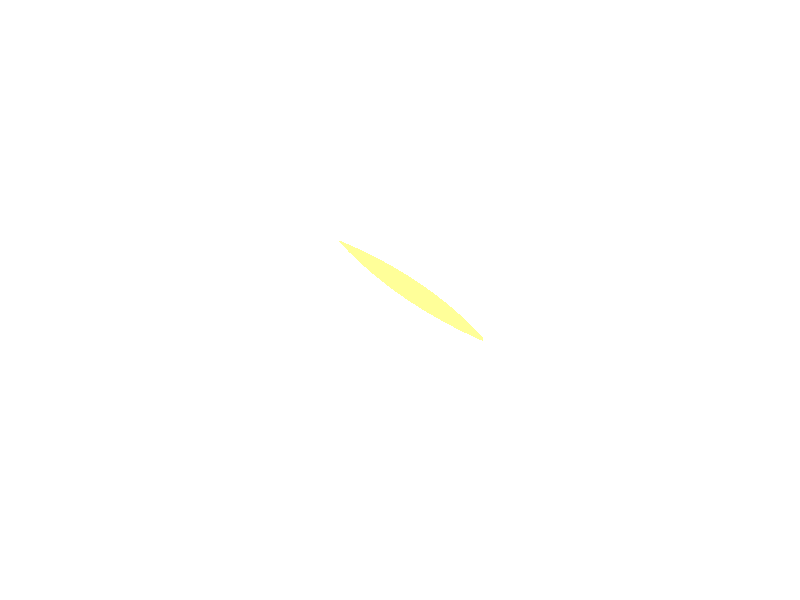

Write R code to recreate this figure. (Note: this script raises an error after producing the figure.)
#require(ggplot2)
require(shape)
pdf(file = "property/property_psp_offer_no_uB.pdf", width = 9, height = 7)

#Set parameters for graphics
pointsize <- 1.8
axislabelsize <- 1.8
labelsize <- 1.5
namesize <- 1.8
annotatesize <- 1.5
graphlinewidth <- 2
segmentlinewidth <- 1.5

COL <- c("#7fc97f", "#beaed4", "#fdc086", "#ffff99", "#386cb0", "#f0027f", "#bf5b17", "#666666")
COLA <- c("#99d8c9","#66c2a4","#41ae76", "#238b45", "#005824")
COLB <- c("#4eb3d3", "#2b8cbe", "#0868ac","#084081")


indiffcurveA1 <- function(x, U = 4, A = 1, a = 0.5) {
  ((((U-2)/A)*(1/x)^a)^(1/(1-a)))
}

indiffcurveA2 <- function(x, U = 4, A = 1, a = 0.5) {
  (((U/A)*(1/x)^a)^(1/(1-a)))
}

indiffcurveA3 <- function(x, U = 6.196918, A = 1, a = 0.5) {
  (((U/A)*(1/x)^a)^(1/(1-a)))
}

indiffcurveA4 <- function(x, U = 6.984164, A = 1, a = 0.5) {
  ((((U)/A)*(1/x)^a)^(1/(1-a)))
}

paretoEC <- function(x) {
  (3/2)*x
}

MonopolyPrice <- function(x) {
  21.82142 - 2.477677*x 
}

OfferCurveA <- function(x) {
  x/(x  - 4)
}

mrsplot <- function(x) {
  (13/2)*(x/(9-x)^2)
}

OfferCurveB <- function(x) {
  15 - (13/2)*(10 - x)/(9 - x)
}

uB <- function(xA, yA, alpha = 1/2){
  ((10-xA)^alpha)*((15-yA)^(1 - alpha))
}


#Deriving the offer curves: let py = 1
#wA = 8px + 2py = 8px + 2; Demand: x = w/2px => x = 4 + 1/px => px = 1/(x - 4)
#Offer curve is y = px*x => (1/(x-4))*x = x/(x-4) defined for x neq 4
#wA = 2px + 13py = 2px + 13; Demand: x = w/2px => x = 1 + 13/2px => px = 13/2(x - 1)
#B's Offer curve is y = px*x => (13/2)(1/(x-1))*x = (13/2)(x/(x-1)
#Therefore in terms of yA and xA:
#15 - y = (13/2)*(10 - x)/(10 - x - 1)
#Therefore y = 15 - (13/2)*(10-x)/(9 - x) defined for x neq 9
#The tangency of the indifference curve and the offer curve gives mrsplot
#Where mrsplot equals that offer curve, we get x = (3/17)*(51 - sqrt(221)) = 6.376576; 
#So y = 6.022321; therefore u = (6.376576^0.5)*(6.022321^0.5)

indiffcurveBneg1 <- function(x, U = 5.09, A = 1, a = 0.5) {
  15 - (((U/A)*(1/(10 - x))^a)^(1/(1-a)))
}

indiffcurveBneg2 <- function(x, U = 5.703502, A = 1, a = 0.5) {
  15 - (((U/A)*(1/(10 - x))^a)^(1/(1-a)))
}

par(mar =  c(4, 4, 4, 4))
xlims <- c(0, 10)
ylims <- c(0, 15)
xlims2 <- c(10, 0)
ylims2 <- c(15, 0)

plot(0, 0, xlim = xlims, ylim = ylims, type = "n",
     xlab = "",
     ylab = "", 
     xaxt = "n", 
     yaxt = "n", 
     cex.lab = axislabelsize, 
     bty = "n",
     xaxs="i", 
     yaxs="i")


npts <- 500 
npts2 <- 501

#Specify the sequences of points for graphing. 
xx1 <- seq(xlims[1], xlims[2], length.out = npts)
yy1 <- indiffcurveA2(xx1, U = 4, A = 1, a = 0.5)
yy2 <- indiffcurveA2(xx1)

#Polygon Attempt
#polygon(x = c(1.34, 6, 8, 10 - 6.73), y = c(12, 9, 2, 15 - 10.1), col="powderblue", density=NULL, border = NA)

#I need something like xx1 with npts for 
xpoly1 <- seq(from = 4.05, to = 6.3, length.out = 500)
ypoly1 <- indiffcurveA3(xpoly1, U = 6.196918, A = 1, a = 0.5)
ypoly2 <- indiffcurveBneg1(xpoly1, U = 5.703502, A = 1, a = 0.5)
polygon(x = c(xpoly1, rev(xpoly1)), y = c(ypoly1, rev(ypoly2)), col=COL[4], density=NULL, border = NA)

xx2 <- seq(4, xlims[2], length.out = npts)
xx3 <- seq(xlims[1], 9, length.out = npts)

#Pareto efficiency curve
segments(0, 0, 10, 15, lty = 1, lwd = backgroundlinewidth, col = COL[2])
text(8, 10, expression("Pareto-efficient curve"), cex = annotatesize)
Arrows(8.5, 10.3, 8.5, 12.2, col = "black", lty = 1, lwd = backgroundlinewidth, arr.type = "triangle", arr.lwd = 0.5)



#Draw the lines for the graphs
#lines(xx1, indiffcurveA1(xx1), col = COLA[3], lwd = graphlinewidth)
lines(xx1, indiffcurveA2(xx1), col = COLA[3], lwd = graphlinewidth)
lines(xx1, indiffcurveA3(xx1), col = COLA[3], lwd = graphlinewidth)

#lines(xx1, mrsplot(xx1), col = COL[1], lwd = graphlinewidth)
lines(xx1, indiffcurveBneg1(xx1, U = 5.703502), col = COLB[2], lwd = graphlinewidth)
#lines(xx1, indiffcurveBneg2(xx1), col = COLB[2], lwd = graphlinewidth)

lines(xx3, OfferCurveB(xx3), col = COLB[4], lwd = graphlinewidth+1)
lines(xx1, MonopolyPrice(xx1), col = COL[8], lwd = graphlinewidth)

#Customize ticks and labels for the plot
ticksy <- seq(from = 0, to = 15, by = 1)
ylabels <- seq(from = 0, to = 15, by = 1)
ticksx <- seq(from = 0, to = 10, by = 1)
xlabels <- seq(from = 0, to = 10, by = 1)
axis(1, at = ticksx, pos = 0, labels = xlabels)
axis(2, at = ticksy, pos = 0, labels = ylabels, las = 0)

mtext(expression(paste("A's coffee (kilograms), ", x^A)), side=1, line = 3, cex = axislabelsize)
text(-0.8, 7, expression(paste("A's data (gigabytes), ", y^A)), xpd = TRUE, cex = axislabelsize, srt = 90) 

#Add arrows:
arrows(-0.75, 11.5, -0.75, 14, xpd = TRUE, length=0.1,angle=40,lwd=3)
arrows(7.5, -1.6, 9, -1.6, xpd = TRUE, length=0.1,angle=40,lwd=3)


#Annotation of the three graphs and the NE
#text(9.6, 0.9, expression(u[1]^A))
text(9.2, 2.4, expression(u[1]^A == u[z]^A), cex = labelsize)
text(9.2, 4.9, expression(u[2]^A == u[m]^A), cex = labelsize)
#text(9.6, 5.9, expression(u[4]^A))

#Perhaps useful point to label the unused intersection of the participation constraints
#points(1.34, 12, pch = 16, col = "black", cex = 1.5)




#Label B's offer curve
text(1.3, 4, expression("B's Offer Curve"), cex = annotatesize)
Arrows(1, 4.3, 1, 7.2, col = "black", lty = 1, lwd = 2, arr.type = "triangle", arr.lwd = 0.5)

#Monopoly Price Line
text(6.5, 13.5, expression(paste("Monopoly price line")), cex = annotatesize)
text(6.5, 12.75, expression(paste("Slope", phantom()==-p[m])), cex = annotatesize)
Arrows(5.3, 13, 3.8, 13, col = "black", lty = 1, lwd = 2, arr.type = "triangle", arr.lwd = 0.5)


text(-0.3, -1.4, expression("Ayanda"), xpd = TRUE, cex = namesize, col = COLA[4])
text(10.4, 16.4, expression("Biko"), xpd = TRUE, cex = namesize, col = COLB[4])

#Set up second axes and labels

par(new = TRUE)

#Use the same x and ylims as previously, but with locations switched
xlims2 <- c(10, 0)
ylims2 <- c(15, 0)

#Leave the ylab and xlab blank to ensure no axes titles
plot(0, 0, xlim = xlims2, ylim = ylims2, type = "n",
     xlab = expression(paste("")),
     ylab = expression(paste("")),
     xaxt = "n", 
     yaxt = "n", 
     cex.lab = 1.3, 
     bty = "n",
     xaxs="i", 
     yaxs="i")

#Set up axes at sides 3 and 4 (top and right)
axis(side = 3, at = ticksx, pos = 0, labels = xlabels)
axis(side = 4, at = ticksy, pos = 0, labels = ylabels, las = 0)

text(5, -1.5, expression(paste("B's coffee (kilograms), ", x^B)), xpd = TRUE, cex = axislabelsize)
text(-0.8, 7, expression(paste("B's data (gigabytes), ", y^B)), xpd = TRUE, cex = axislabelsize, srt = 270) 

#Add arrows:
arrows(-0.75, 11.5, -0.75, 14, xpd = TRUE, length=0.1,angle=40,lwd=3)
arrows(7.5, -1.5, 9, -1.5, xpd = TRUE, length=0.1,angle=40,lwd=3)

#Functions for B's indifference curves
indiffcurveB1 <- function(x, U = 5.09, A = 1, a = 0.5) {
  ((((U-2)/A)*(1/x)^a)^(1/(1-a)))
}

indiffcurveB2 <- function(x, U = 5.09, A = 1, a = 0.5) {
  (((U/A)*(1/x)^a)^(1/(1-a)))
}

indiffcurveB3 <- function(x, U = 5.703502, A = 1, a = 0.5) {
  ((((U)/A)*(1/x)^a)^(1/(1-a)))
}

indiffcurveB4 <- function(x, U = 8.244574, A = 1, a = 0.5) {
  ((((U)/A)*(1/x)^a)^(1/(1-a)))
}

uB2 <- function(xB, yB, alpha = 1/2){
  ((xB)^alpha)*((yB)^(1 - alpha))
}




#lines(xx1, indiffcurveB1(xx1), col = COLB[3], lwd = graphlinewidth)
#lines(xx1, indiffcurveB2(xx1), col = COLB[3], lwd = graphlinewidth)
#lines(xx1, indiffcurveB3(xx1), col = COLB[3], lwd = graphlinewidth)
#lines(xx1, indiffcurveB4(xx1), col = COLB[3], lwd = graphlinewidth)

#Label B's indifference curves
#text(9.1, 2.4, expression(u[1]^B))
text(9.1, 4.1, expression(u[m]^B), cex = annotatesize)
#text(9.1, 4.6, expression(u[3]^B))
#text(9.1, 8.2, expression(u[4]^B))

#Add a point for the initial endowment
points(2, 13, pch = 16, col = "black", cex = 1.5)
text(1.9, 12.7, expression(z), cex = labelsize)




#Label a point on the middle of the curve
#points(5, 7.5, pch = 16, col = "black", cex = 1.5)
#text(5, 7, expression(i))

#(5^0.5)*(7.5^0.5) = 6.123724

#Add point for comparison to participation constraint
#points(6.2, 1.55, pch = 16, col = "black", cex = 1.5)
#text(6.1, 1.2, expression(d))


#Calculate TIOLI power allocation for B
#mrs(x,y) => pareto efficient curve is (3/2)x = y
#A's initital utility is 4 = u(8,2) = (8^0.5)*(2^0.5)
#Therefore substitute in the contract curve u_e^A = 4 = (x^A)^(0.5)(3/2*x^A)^0.5
# => x^A = 4/((3/2)^0.5) = 3.27 => x^B = 6.73
# => y^A = 3/2(x^A) = 4.9 => y^B = 10.1

#Add point g for B's TIOLI power
# points(6.73, 10.1, pch = 16, col = "black", cex = 1.5)
# text(6.73, 10.6, expression(g))

#Calculate TIOLI power allocation for A
#mrs(x,y) => pareto efficient curve is (3/2)x = y
#A's initital utility is 4 = u(8,2) = (8^0.5)*(2^0.5)
#Therefore substitute in the contract curve u_e^A = 4 = (x^A)^(0.5)(3/2*x^A)^0.5
# => x^B = 5.09/((3/2)^0.5) = 4.16 => x^A = 5.84
# => y^B = 3/2(x^B) = 6.23 => y^A = 8.77 
#=> u^A = (5.84^0.5)*(8.77^0.5) = 7.156591
#Add point f for A's TIOLI power
#points(4.16, 6.23, pch = 16, col = "black", cex = 1.5)
#text(4.16, 5.8, expression(f))



#Annotating a point that is a Pareto improvement over e.
points(3.623424, 8.977679, pch = 16, col = "black", cex = 1.5)
text(3.5, 8.6, expression(m), cex = labelsize)
#(2.94^0.5)*(12.76^0.5)

#Label Pareto Improving Lens
#text(7, 5, expression(paste("Pareto-Improving Lens")))

dev.off()
